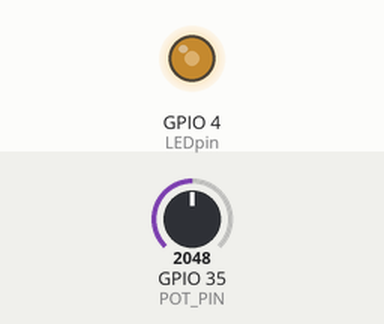
Simulated run of this sketch. Board: ESP32. Shown: output pins drawn as LEDs (lit = HIGH). The test bench sets the inputs (shaded band); at power-on: GPIO 35 (POT_PIN) = 2048.

Above: at 1.2 s.
1.3 s: GPIO 35 (POT_PIN) set to 2866
At 2.5 s:
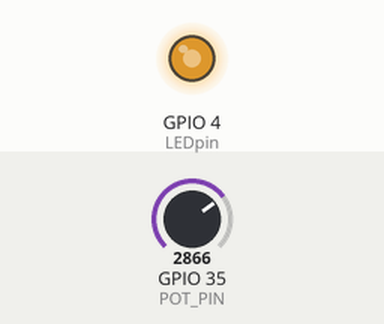
2.8 s: GPIO 35 (POT_PIN) set to 3603
At 4.0 s:
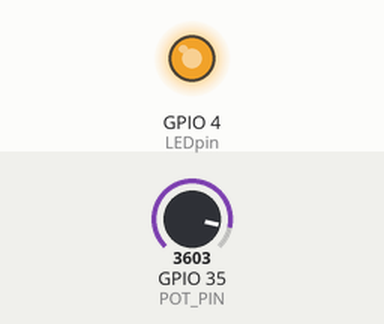
4.3 s: GPIO 35 (POT_PIN) set to 491
At 4.9 s:
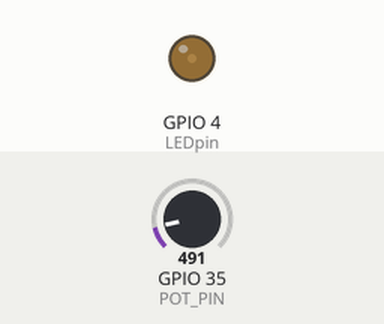
5.8 s: GPIO 35 (POT_PIN) set to 0
At 6.9 s:
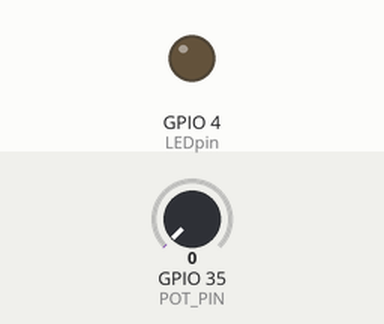
7.3 s: GPIO 35 (POT_PIN) set to 2047
At 8.4 s:
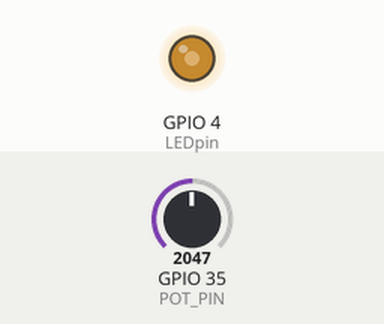
Timing chart, 0 to 9.8 s (numbered marks = the images above; inputs shaded):
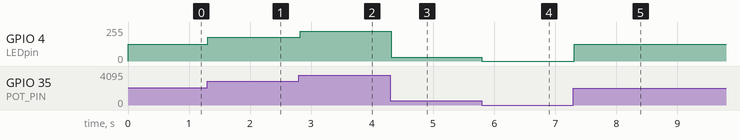

Measured:
- after the input at 1.3 s, GPIO 4 (LEDpin): 127/255 → 178/255 at once
- after the input at 2.8 s, GPIO 4 (LEDpin): 178/255 → 224/255 at once
- after the input at 4.3 s, GPIO 4 (LEDpin): 224/255 → 30/255 at once
- after the input at 5.8 s, GPIO 4 (LEDpin): 30/255 → 0/255 at once
- after the input at 7.3 s, GPIO 4 (LEDpin): 0/255 → 127/255 at once

The sketch:

practica3-ejercicio-2.ino
```cpp
#include <Arduino.h>

#define POT_PIN 35  // Pin donde está conectado el potenciómetro
int LEDpin = 4;  // Pin donde está conectado el LED

void setup() {
  pinMode(LEDpin, OUTPUT);
}

void loop() {
  int adcVal = analogRead(POT_PIN); // Leer el valor del potenciómetro (0 - 4095)
  int brightness = map(adcVal, 0, 4095, 0, 255); // Convertir a rango 0-255
  analogWrite(LEDpin, brightness); // Ajustar brillo del LED
  delay(20);
}
```
